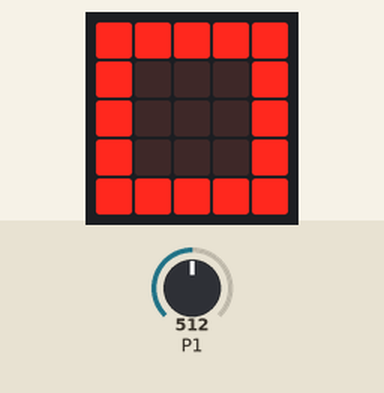
A program run on a simulated BBC micro:bit (MakeCode). Shown: the board's 5×5 LED display. The test bench sets the inputs (shaded band); at power-on: P1 = 512 (analog values on the 0–1023 scale).

Above: at 1.2 s.
1.3 s: P1 set to 122
At 1.9 s:
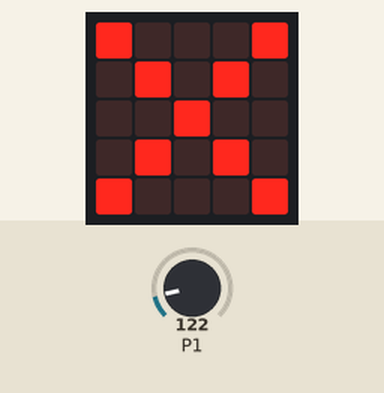
3.1 s: P1 set to 100
At 3.9 s:
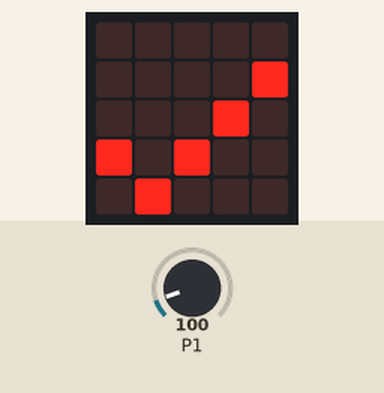
4.7 s: P1 set to 60
At 5.9 s:
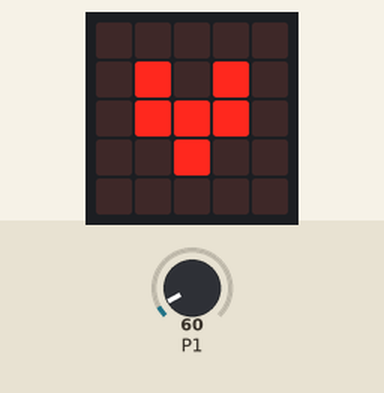
6.3 s: P1 set to 10
At 7.6 s:
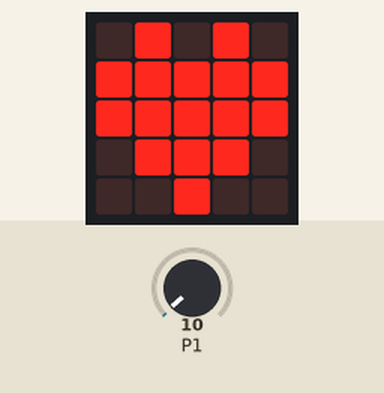
7.9 s: P1 set to 40
At 8.6 s:
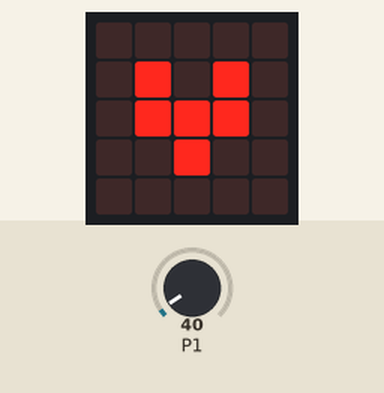
9.6 s: P1 set to 80
At 10.5 s:
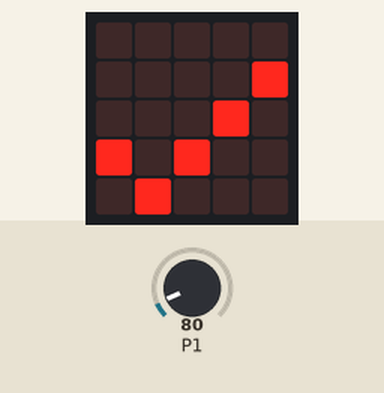
Timing chart, 0 to 12.2 s (numbered marks = the images above; inputs shaded):
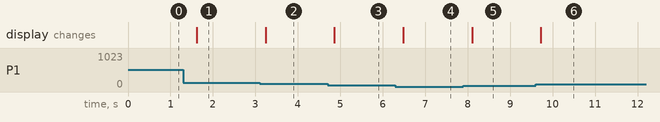

The program:

main.ts
```typescript
basic.forever(function () {
    if (pins.analogReadPin(AnalogPin.P1) > 0 && pins.analogReadPin(AnalogPin.P1) < 20) {
        basic.showIcon(IconNames.Heart)
        basic.pause(1000)
    } else if (pins.analogReadPin(AnalogPin.P1) > 30 && pins.analogReadPin(AnalogPin.P1) < 70) {
        basic.showIcon(IconNames.SmallHeart)
        basic.pause(1000)
    } else if (pins.analogReadPin(AnalogPin.P1) > 70 && pins.analogReadPin(AnalogPin.P1) < 110) {
        basic.showIcon(IconNames.Yes)
        basic.pause(1000)
    } else if (pins.analogReadPin(AnalogPin.P1) > 110 && pins.analogReadPin(AnalogPin.P1) < 150) {
        basic.showIcon(IconNames.No)
        basic.pause(1000)
    } else if (pins.analogReadPin(AnalogPin.P1) > 150 && pins.analogReadPin(AnalogPin.P1) < 600) {
        basic.showIcon(IconNames.Square)
        basic.pause(1000)
    }
})
```

test.ts
```typescript
// aquí va el archivo "tests"; esto no se compilará cuando este paquete se utilice como una extensión.
```

Measured:
- after the input at 1.3 s, the display: changes after 0.32 s (image 1)
- after the input at 3.1 s, the display: changes after 0.14 s (image 2)
- after the input at 4.7 s, the display: changes after 0.16 s (image 3)
- after the input at 6.3 s, the display: changes after 0.18 s (image 4)
- after the input at 7.9 s, the display: changes after 0.20 s (image 5)
- after the input at 9.6 s, the display: changes after 0.12 s (image 6)
